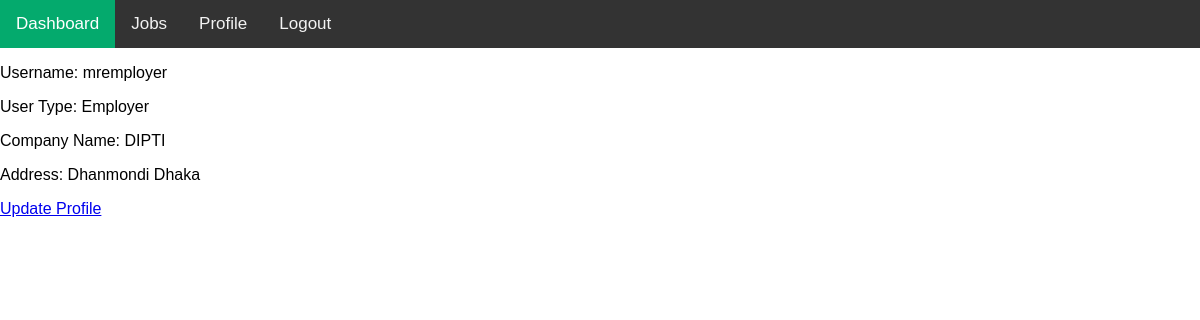
/profile/ (signed in), run on the app's committed database.
### job_portal_app/models.py (models this page shows, shortened)
class PortalUserModel(AbstractUser):
    USER_TYPES = [
        ('Employer','Employer'),
        ('JobSeeker','JobSeeker'),
    ]
    user_type = models.CharField(choices=USER_TYPES,max_length=10, null=True)

class EmployerModel(models.Model):
    employer = models.OneToOneField(PortalUserModel, on_delete=models.CASCADE, related_name='employer_profile', null=True)
    company_name = models.CharField(max_length=150, null=True)
    address = models.TextField(null=True)

### job_portal_app/views.py (the view)
# urls.py: path('profile/',profile,name='profile'),
def profile(request):
    return render(request, 'profile.html')

### job_portal_app/templates/profile.html
{% extends 'master/base.html' %}
{% block content %}
<p>Username: {{request.user.username}}</p>
<p>User Type: {{request.user.user_type}}</p>
{% if request.user.user_type == 'Employer' %}
<p>Company Name: {{request.user.employer_profile.company_name}}</p>
<p>Address: {{request.user.employer_profile.address}}</p>
{% else %}
<p>Full Name: {{request.user.seeker_profile.full_name}}</p>
<p>Contact:  {{request.user.seeker_profile.contact_numer}}</p>
<p>Last Education:  {{request.user.seeker_profile.last_education}}</p>
{% endif %}
<a href="{% url 'update_profile' %}">Update Profile</a>
{% endblock content %}

### job_portal_app/templates/master/base.html (style rules this page uses)
body { margin: 0; font-family: Arial, Helvetica, sans-serif; }

### data on the page
PortalUserModel: user.username "mremployer", user.user_type "Employer", user.employer_profile.company_name "DIPTI", user.employer_profile.address "Dhanmondi Dhaka"
